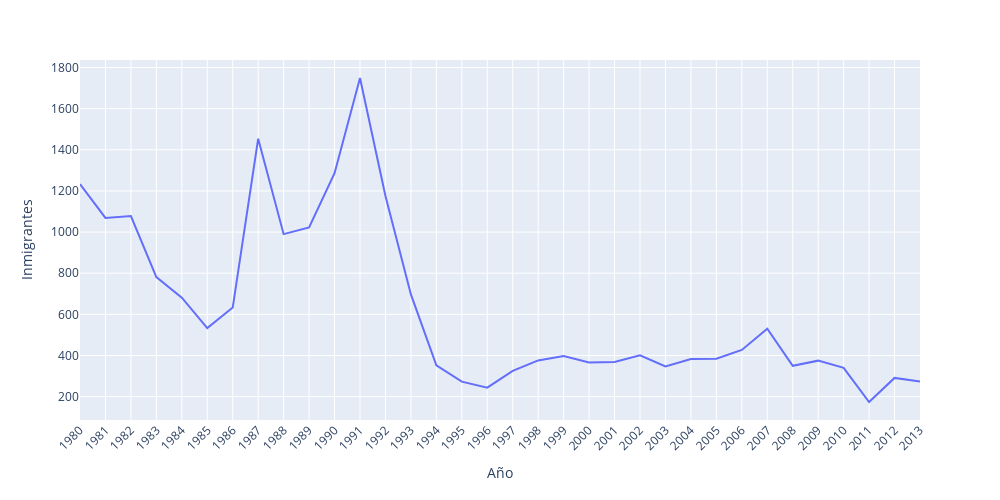

Notebook source saved alongside this figure:
### Code cell
fig = px.line(datos_cl, x='Año', y='Inmigrantes')

fig.update_layout(width=1000, height=500, xaxis={'tickangle':-45})

fig.show()

### Figure 1 — Plotly figure (JSON) as saved in the notebook; plotly's stock layout.template omitted (floating-point values rounded to 4 significant figures)
{"data": [{"hovertemplate": "Año=%{x}<br>Inmigrantes=%{y}<extra></extra>", "legendgroup": "", "line": {"color": "#636efa", "dash": "solid"}, "marker": {"symbol": "circle"}, "mode": "lines", "name": "", "orientation": "v", "showlegend": false, "type": "scatter", "x": ["1980", "1981", "1982", "1983", "1984", "1985", "1986", "1987", "1988", "1989", "1990", "1991", "1992", "1993", "1994", "1995", "1996", "1997", "1998", "1999", "2000", "2001", "2002", "2003", "2004", "2005", "2006", "2007", "2008", "2009", "2010", "2011", "2012", "2013"], "xaxis": "x", "y": [1233, 1069, 1078, 781, 681, 533, 633, 1454, 990, 1023, 1286, 1749, 1175, 697, 352, 273, 244, 325, 376, 397, 366, 369, 401, 347, 383, 384, 427, 530, 350, 375, 340, 174, 291, 273], "yaxis": "y"}], "layout": {"height": 500, "legend": {"tracegroupgap": 0}, "margin": {"t": 60}, "width": 1000, "xaxis": {"anchor": "y", "domain": [0, 1], "tickangle": -45, "title": {"text": "Año"}}, "yaxis": {"anchor": "x", "domain": [0, 1], "title": {"text": "Inmigrantes"}}}}
